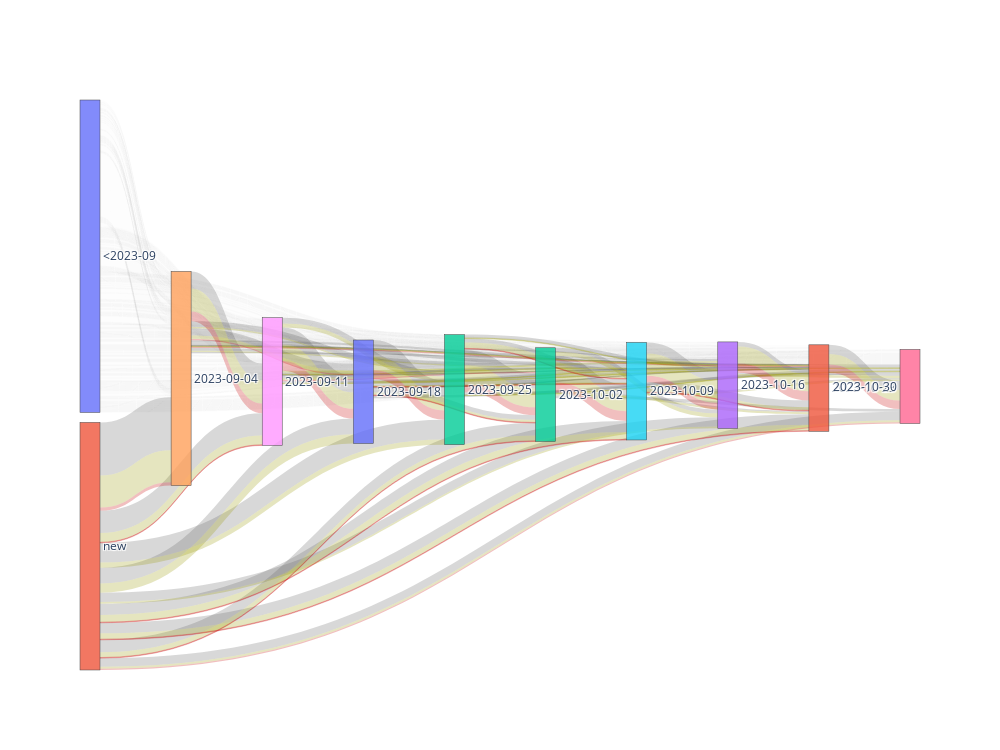

Notebook cell for this chart:
### Code cell
"""
ids = ['new', 'w1', 'w2']
steps = [
	# Source / Target / Value / Label / color
	('new', 'w1', .1, '>100', 'rgba(200,0,0,0.25)'),
	('w1', 'w2', .6, '>100', 'rgba(200,0,0,0.25)'),
	('new', 'w2', .1, '>100', 'rgba(200,0,0,0.25)'),
	('new', 'w1', .2, '10-100', 'rgba(150,150,0,0.25)'),
	('w1', 'w2', .8, '10-100', 'rgba(150,150,0,0.25)'),
	('new', 'w2', .2, '10-100', 'rgba(150,150,0,0.25)'),
	('new', 'w1', .1, '<10', 'rgba(100,100,100,0.25)'),
	('w1', 'w2', .2, '<10', 'rgba(100,100,100,0.25)'),
	('new', 'w2', .1, '<10', 'rgba(100,100,100,0.25)')
]
"""
ids = ['<2023-09', 'new']

cmps:dict[str,dict[str,int]] = dict() # [user][date] = nbCmps
def extractCmps(line: ComparisonLine):
	cmps.setdefault(line.user, dict()).setdefault(line.date, 0)
	cmps[line.user][line.date] += 1
COMPARISONS[LAST].foreach(extractCmps)

categories = [('<=10', 'rgba(100,100,100,0.25)'),('10-100', 'rgba(150,150,0,0.25)'), ('>=100', 'rgba(200,0,0,0.25)')]
extracted_data: dict[str,dict[str,list[int]]] = dict() # data[Source][Target] = [<10, 10-100, >100]
for u in cmps:
	prev = 'new'
	for d in sorted(cmps[u]):
		if not d in ids:
			ids.append(d)
		nb = cmps[u][d]
		
		cat = 0
		if nb <= 10:
			pass
		elif nb < 100:
			cat = 1
		else:
			cat = 2

		extracted_data.setdefault(prev, dict()).setdefault(d, [0,0,0])[cat] += 1
		prev = d

steps = [] # (Source, Target, Value, Label, color)
for source in extracted_data:
	for dest in extracted_data[source]:
		if dest < '2023-09':
			continue
		vsource = '<2023-09' if source < '2023-09' else source
		for (cat,count) in enumerate(extracted_data[source][dest]):
			steps.append((vsource, dest, count, categories[cat][0], 'rgba(127,127,127,0.01)' if vsource == '<2023-09' else categories[cat][1]))

steps.sort(key=lambda s:(s[4], s[0], s[1]))

fig = go.Figure(go.Sankey(
	node = dict(
		label=ids,
		pad=10
		# groups=[[0],[1],list(range(2,len(ids)))]
	),
	link = dict(
		source = [ids.index(s[0]) for s in steps],
		target = [ids.index(s[1]) for s in steps],
		value = [s[2] for s in steps],
		label = [s[3] for s in steps],
		color = [s[4] for s in steps],
		# arrowlen=10
	)
))
fig.update_layout(
	autosize=False,
	width=1000,
	height=750
)

### Figure 1 — Plotly figure (JSON) as saved in the notebook; plotly's stock layout.template omitted (floating-point values rounded to 4 significant figures; data arrays with more than 128 entries replaced by an {"elided": "..."} marker saying what was removed)
{"data": [{"link": {"color": {"elided": "771 str values"}, "label": {"elided": "771 str values"}, "source": {"elided": "771 int values"}, "target": {"elided": "771 int values"}, "value": {"elided": "771 int values"}}, "node": {"label": {"elided": "133 str values"}, "pad": 10}, "type": "sankey"}], "layout": {"autosize": false, "height": 750, "width": 1000}}
